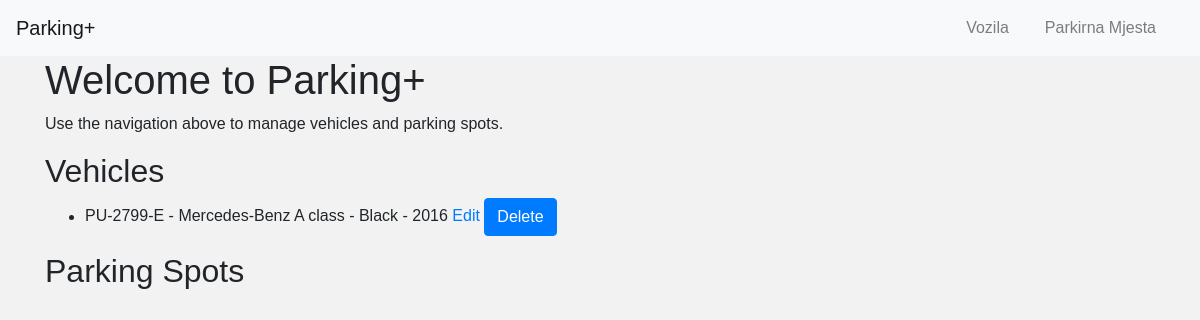
Before: / with the older database file.
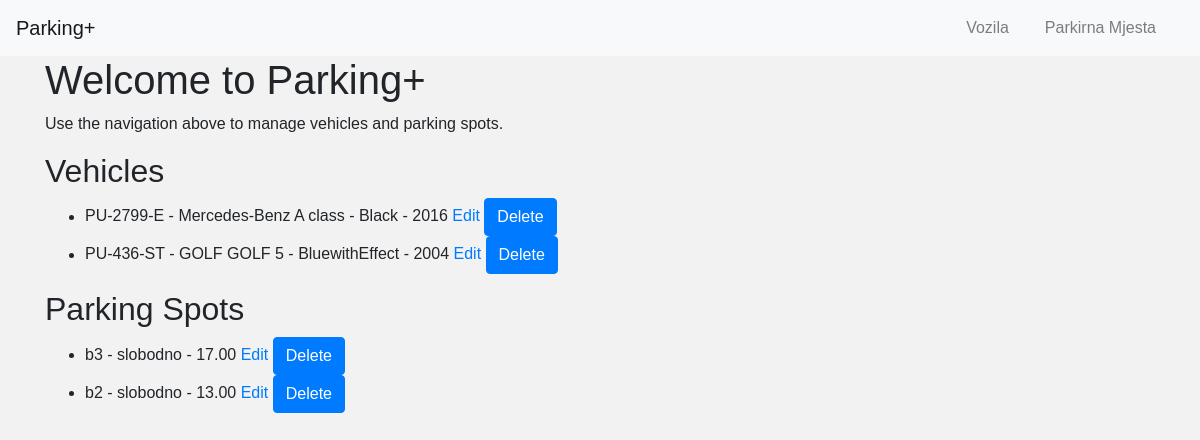
After: the same page with the newer database file.
### tables this page shows
CREATE TABLE Vozilo (
    RegistarskaOznaka TEXT PRIMARY KEY,
    Marka TEXT NOT NULL,
    Model TEXT NOT NULL,
    Boja TEXT,
    GodinaProizvodnje INTEGER
);

CREATE TABLE ParkirnoMjesto (
    IdentifikatorMjesta TEXT PRIMARY KEY,
    Status TEXT NOT NULL,
    VrijemeParkiranja TEXT
);

### app.py (the view)
@app.route('/')
def index():
    conn = get_db_connection()
    vozila = conn.execute('SELECT * FROM Vozilo').fetchall()
    parkirna_mjesta = conn.execute('SELECT * FROM ParkirnoMjesto').fetchall()
    conn.close()
    return render_template('index.html', vozila=vozila, parkirna_mjesta=parkirna_mjesta)

### app.py (called while the page is built)
def get_db_connection():
    conn = sqlite3.connect(DATABASE)
    conn.row_factory = sqlite3.Row
    return conn

### templates/index.html
{% extends "base.html" %}
{% block content %}
<h1>Welcome to Parking+</h1>
<p>Use the navigation above to manage vehicles and parking spots.</p>
<h2>Vehicles</h2>
<ul>
    {% for vozilo in vozila %}
        <li>{{ vozilo.RegistarskaOznaka }} - {{ vozilo.Marka }} {{ vozilo.Model }} - {{ vozilo.Boja }} - {{ vozilo.GodinaProizvodnje }}
            <a href="{{ url_for('edit_vozilo', RegistarskaOznaka=vozilo.RegistarskaOznaka) }}">Edit</a>
            <form action="/vozila/delete/{{ vozilo.RegistarskaOznaka }}" method="POST" style="display:inline;">
                <button type="submit" class="btn btn-primary">Delete</button>
            </form>
        </li>
    {% endfor %}
</ul>
<h2>Parking Spots</h2>
<ul>
    {% for mjesto in parkirna_mjesta %}
        <li>{{ mjesto.IdentifikatorMjesta }} - {{ mjesto.Status }} - {{ mjesto.VrijemeParkiranja }}
            <a href="{{ url_for('edit_parkirno_mjesto', IdentifikatorMjesta=mjesto.IdentifikatorMjesta) }}">Edit</a>
            <form action="/parkirna_mjesta/delete/{{ mjesto.IdentifikatorMjesta }}" method="POST" style="display:inline;">
                <button type="submit" class="btn btn-primary">Delete</button>
            </form>
        </li>
    {% endfor %}
</ul>
{% endblock %}

### templates/base.html (shortened to what this page needs)
<!DOCTYPE html>
<html lang="en">
<head>
    <link rel="stylesheet" href="https://maxcdn.bootstrapcdn.com/bootstrap/4.0.0/css/bootstrap.min.css">
    <link rel="stylesheet" href="{{ url_for('static', filename='style.css') }}">
</head>
<body>
    <nav class="navbar navbar-expand-lg navbar-light bg-light">
        <a class="navbar-brand" href="{{ url_for('index') }}">Parking+</a>
        <div class="collapse navbar-collapse">
            <ul class="navbar-nav ml-auto">
                <li class="nav-item">
                    <a class="nav-link" href="{{ url_for('vozila') }}">Vozila</a>
                </li>
                <li class="nav-item">
                    <a class="nav-link" href="{{ url_for('parkirna_mjesta') }}">Parkirna Mjesta</a>
                </li>
            </ul>
        </div>
    </nav>
    <div class="container">
        {% block content %}{% endblock %}
    </div>
</body>
</html>

### static/style.css (style rules this page uses)
body { font-family: Arial, sans-serif; margin: 0; padding: 0; background-color: #f2f2f2; }
nav ul { list-style-type: none; padding: 0; margin: 0; }
nav ul li { display: inline; margin-right: 20px; }
nav ul li a { color: #fff; text-decoration: none; }

Changed rows visible on the page:
added Vozilo: RegistarskaOznaka "PU-436-ST", Marka "GOLF", Model "GOLF 5", Boja "BluewithEffect", GodinaProizvodnje "2004"
added ParkirnoMjesto: IdentifikatorMjesta "b3", Status "slobodno", VrijemeParkiranja "17.00"
added ParkirnoMjesto: IdentifikatorMjesta "b2", Status "slobodno", VrijemeParkiranja "13.00"
